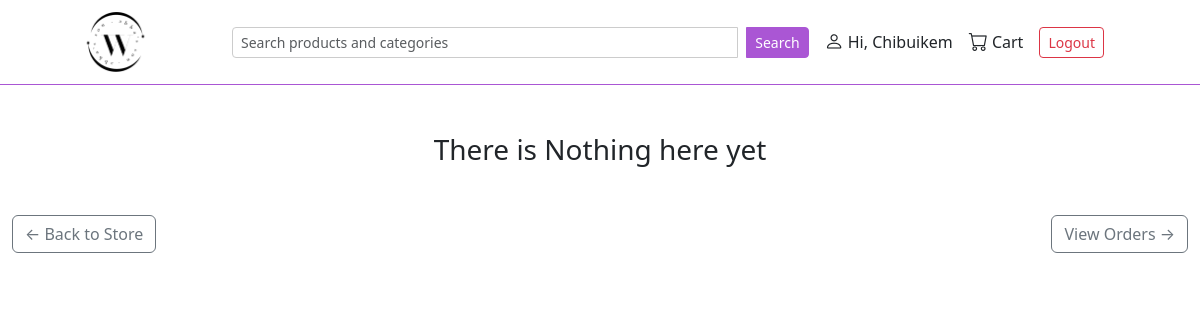
Page /order/cart/ (signed in) on the earlier database version.
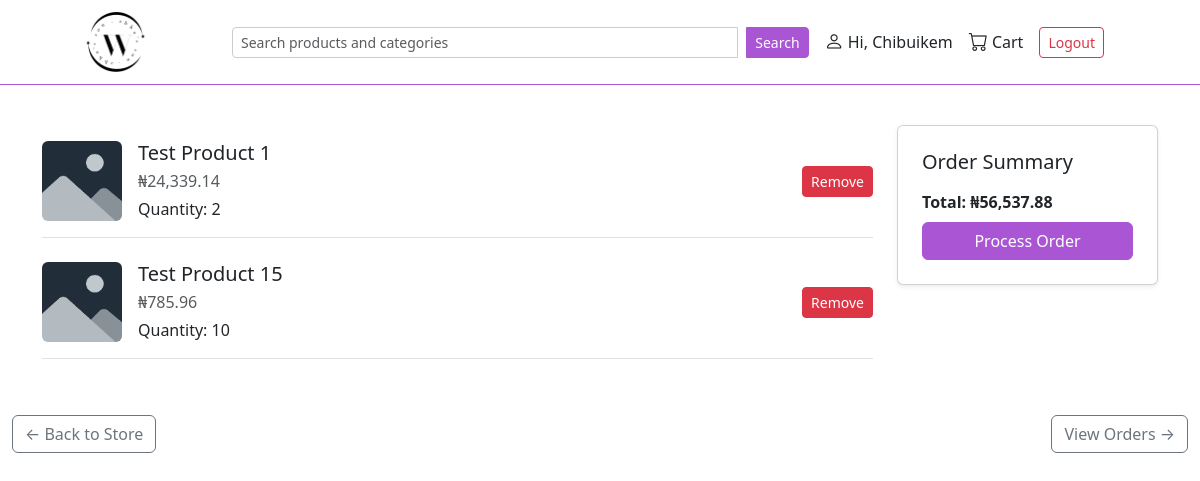
Same page on the later database version.
### order/models.py (models this page shows)
class OrderItem(models.Model):
    order = models.ForeignKey(Order, on_delete=models.CASCADE, related_name='items')
    product = models.ForeignKey(Product, on_delete=models.CASCADE)
    qty = models.IntegerField(default=1)
    price = models.DecimalField(max_digits=8, decimal_places=2)
    def total_price(self):
        return self.qty * self.price

class Order(models.Model):
    user = models.ForeignKey(settings.AUTH_USER_MODEL, on_delete=models.CASCADE)
    status = models.CharField(max_length=50, choices=DELI_STATUS, default='Pending')
    date_created = models.DateTimeField(auto_now_add=True)
    end_total_price = models.DecimalField(max_digits=8, decimal_places=2, default=Decimal('0.00'))
    def get_total_price(self):
        return sum(item.total_price() for item in self.items.all()) # type:ignore

### catalogue/models.py (models this page shows, shortened)
class Product(models.Model):
    name = models.CharField(max_length=100)
    slug = models.SlugField()
    description = models.TextField()
    category = models.ManyToManyField(Category, blank=True, related_name='product')
    price = models.DecimalField(max_digits=8, decimal_places=2)
    size = models.ManyToManyField(Size, blank=True, related_name='sizes')
    image = models.ImageField(upload_to='products/', default='products/images.png')
    product_type = models.ForeignKey(ProductType, on_delete=models.CASCADE, related_name='type', null=True)
    is_active = models.BooleanField()
    date_created = models.DateTimeField(auto_now_add=True)

### order/views.py (the view)
# urls.py: path('cart/', views.cart, name='cart'),
@login_required
def cart(request):
    order = Order.objects.filter(user=request.user, status='Pending').first()
    cart = OrderItem.objects.select_related('product').filter(order=order)
    return render(request, 'cart.html', {'cart':cart, 'order':order,})

### order/templates/cart.html (shortened to what this page needs)
{% extends "layout.html" %}
{% load humanize %}
{% block content %}
  {% if cart|length == 0 %}
    <h3 class="text-center my-5">There is Nothing here yet</h3>
  {% else %}
    <div class="container py-4">
      <div class="row">
        <div class="col-md-9">
          {% for item in cart %}
            <div class="d-flex align-items-center justify-content-between border-bottom py-3 mb-2">
              <div class="d-flex align-items-center gap-3">
                <img src="{{ item.product.image.url }}" alt="{{ item.product.name }}" class="rounded" style="width: 80px; height: 80px; object-fit: cover;">
                <div>
                  <h5 class="mb-1">{{ item.product.name }}</h5>
                  <p class="mb-1 text-muted">₦{{ item.product.price|intcomma }}</p>
                  <p class="mb-0">Quantity: {{ item.qty }}</p>
                </div>
              </div>
              <form action="{% url 'order:remove_from_cart' id=item.id %}" method="get">
                <button class="btn btn-sm btn-danger">Remove</button>
              </form>
            </div>
          {% endfor %}
        </div>
        <div class="col-md-3">
          <div class="card shadow-sm p-4">
            <h5 class="mb-3">Order Summary</h5>
            <p class="mb-2 fw-semibold">Total: ₦{{ order.get_total_price|intcomma }}</p>
            <form action="{% url 'order:create_order' id=order.id %}" method="post">
              <button class="btn btn-primary-custom w-100">Process Order</button>
            </form>
          </div>
        </div>
      </div>
    </div>
    {% endif %}
    <div class="mt-4 d-flex justify-content-between">
      <a href="{% url 'store:store' %}" class="btn btn-outline-secondary">← Back to Store</a>
      <a href="{% url 'order:order_history' %}" class="btn btn-outline-secondary">View Orders →</a>
    </div>
{% endblock %}

Differences in the rows shown:
added OrderItem: product.image (picture), product.name "Test Product 1", product.price "24,339.14", qty "2"
added OrderItem: product.image (picture), product.name "Test Product 15", product.price "785.96", qty "10"
now on this page (row unchanged): Order: get_total_price "56,537.88"
Other differences:
text no longer shown: "There is Nothing here yet"
text now shown: "Order Summary Total: ₦ Process Order"
